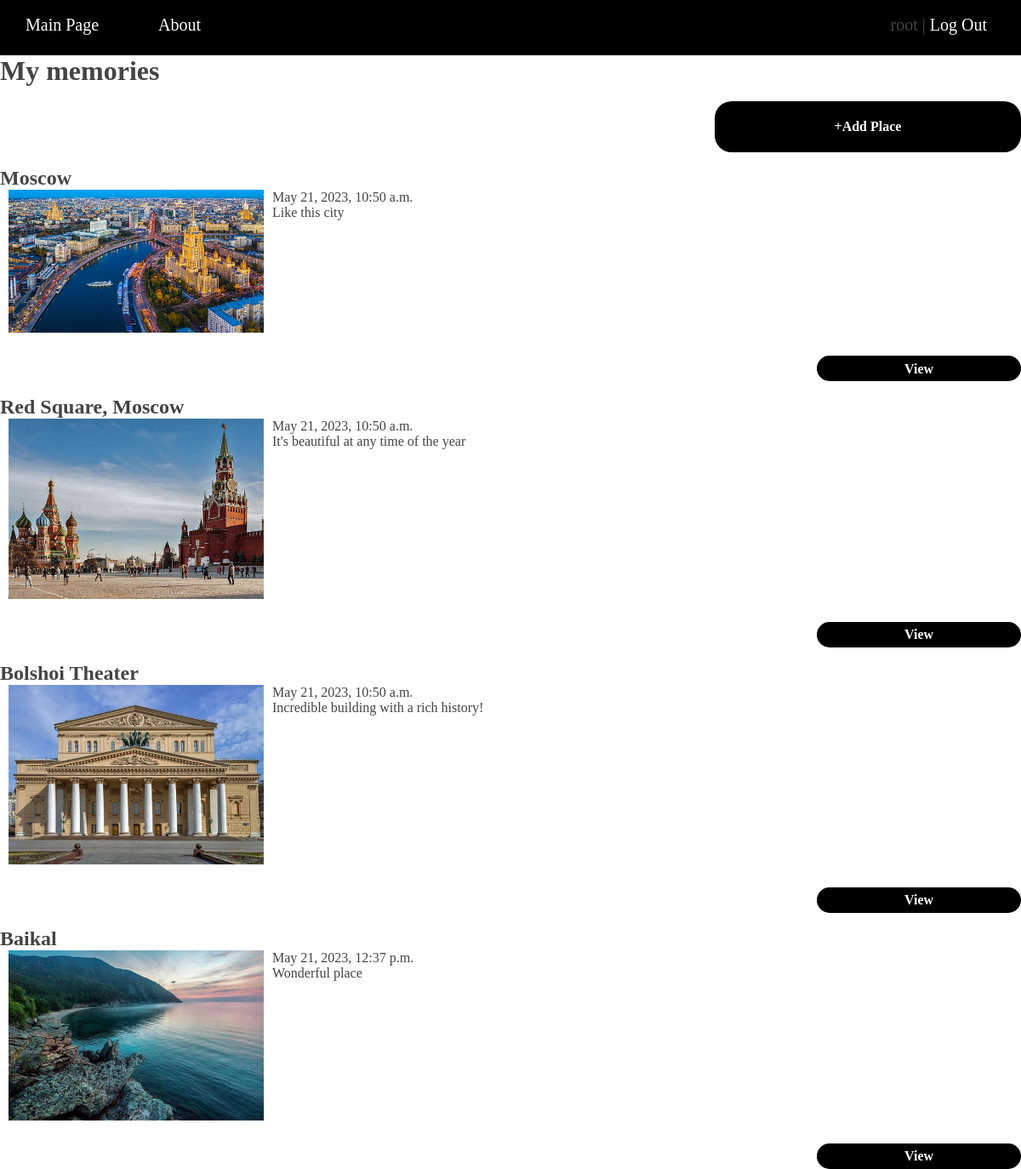
Page / (signed in) on the earlier database version.
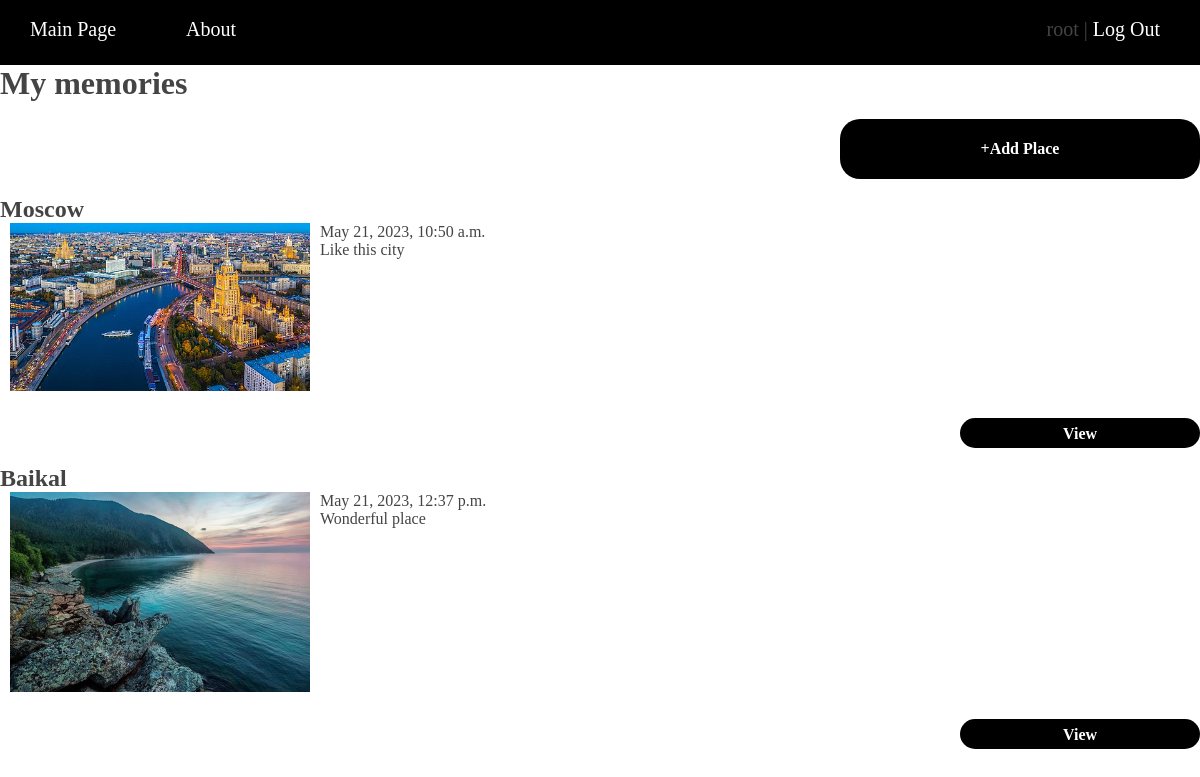
Same page on the later database version.
### placesremember_app/models.py (models this page shows, shortened)
class Place(models.Model):
    title = models.CharField(max_length=250, blank=False, verbose_name="Place Title")
    photo = models.ImageField(
        upload_to="photos/", blank=True, verbose_name="Place Photo"
    )
    content = models.TextField(default="", blank=True, verbose_name="Comment")
    time_create = models.DateTimeField(auto_now_add=True, verbose_name="Creation Time")
    time_update = models.DateTimeField(auto_now=True, verbose_name="Change Time")
    user_id = models.ForeignKey(
        User, on_delete=models.CASCADE, blank=False, verbose_name="User ID"
    )
    lon = models.FloatField(default=0.0)
    lat = models.FloatField(default=0.0)
    def get_absolute_url(self):
        return reverse("place", kwargs={"place_id": self.pk})
    class Meta:
        verbose_name = "Place"
        ordering = ["id"]

### placesremember_app/views.py (the view)
# urls.py: path("", Home.as_view(), name="home"),
class Home(DataMixin, ListView):
    model = Place
    template_name = "index.html"
    context_object_name = "places"
    def get_queryset(self):
        return Place.objects.filter(user_id=self.request.user.pk)
    def get_context_data(self, *, object_list=None, **kwargs):
        context = super().get_context_data(**kwargs)
        user_data = self.get_user_context(title="Main Page", user_id=1)
        return dict(list(context.items()) + list(user_data.items()))

### placesremember_app/utils.py (called while the page is built)
    def get_user_context(self, **kwargs):
        context = kwargs
        context["menu"] = menu
        return context

### templates/index.html (shortened to what this page needs)
{% extends 'base.html' %}
{% load socialaccount %}
{% block content %}
{% get_providers as socialaccount_providers %}
{% if not request.user.is_authenticated %}
    <div class="container-item">
        <br>
        <h1>Project Places Remember</h1>
        <br>
        <h3>Places Remember is a service for saving your memories.
            You can add entries about your big and small trips,
            with photos and your impressions,
            so that you can return to them later</h3>
        <br>
    </div>
    <div class="container-item">
        <br>
        <h2>You are not authorized! Sign with:</h2>
        <form class="form-vk-btn m-t-17" action="/accounts/vk/login/?process=login">
            <button class="vk-btn" type="submit"><img src="static/img/VK_Logo.png" alt="VK" height="50" width="50">VKontakte</button>
        </form>
        <br>
        <h2> OR use PlacesRemember account: </h2>
        <br>
        <form class="form-submit-btn m-t-17" action="{% url 'login' %}">
            <button class="submit-btn">Sign In</button>
        </form>
    </div>
    <div class="w-full text-center p-t-55">
        <span class="txt2">Not a member?</span>
        <a class="txt2 bo1" href="{% url 'register' %}" > Sign up now </a>
    </div>
{% else %}
    <ul class="list-places">
            <h1>My memories</h1>
            <form class="form-add-place-btn m-t-17" action="{% url 'add_place' %}">
                <button class="add-place-btn">+Add Place</button>
            </form>
        {% if not places %}
            <div class="container-item">
                <br>
                <h3>There are no memories, let's create one</h3>
            </div>
        {% else %}
            {% for place in places %}
                <li><h2>{{ place.title }}</h2>
                {% if place.photo %}
                    <p><img class="img-article-left thumb" src="{{ place.photo.url }}"></p>
                {% endif %}
                {{ place.time_create }}
                <br>
                {{ place.content|linebreaks|truncatewords:30}}
                <form class="form-show-place-btn m-t-17" action="{{ place.get_absolute_url }}">
                    <button class="show-place-btn">View</button>
                </form>
                </li>
            {% endfor %}
        {% endif %}
    {% endif %}
</ul>
{% endblock %}

### templates/base.html (shortened to what this page needs)
{% load static %}
{% load i18n %}
<!DOCTYPE html>
<html lang="en">
<head>
    <link rel="stylesheet" href="{% static 'css/style.css' %}" type="text/css">
</head>
<body>
{% block mainmenu %}
<div class="header">
    <ul id="mainmenu" class="mainmenu">
        {% for tab in menu %}
            <li><a href="{% url tab.url_name %}">{{ tab.title }}</a></li>
        {% endfor %}
        {% if request.user.is_authenticated %}
            {% if not user.first_name %}
                <li class="last"> {{ user.username }} | <a href="{% url 'account_logout' %}">Log Out</a></li>
            {% else %}
                <li class="last"> {{ user.first_name }} | <a href="{% url 'account_logout' %}">Log Out</a></li>
            {% endif %}
        {% endif %}
    </ul>
</div>
{% endblock mainmenu %}
{% block content %}
{% endblock %}
</body>
</html>

Differences in the rows shown:
no longer on this page (row edited): Place: title "Red Square, Moscow", photo (picture), time_create "May 21, 2023, 10:50 a.m.", content "It's beautiful at any time of the year"
no longer on this page (row edited): Place: title "Bolshoi Theater", photo (picture), time_create "May 21, 2023, 10:50 a.m.", content "Incredible building with a rich history!"
